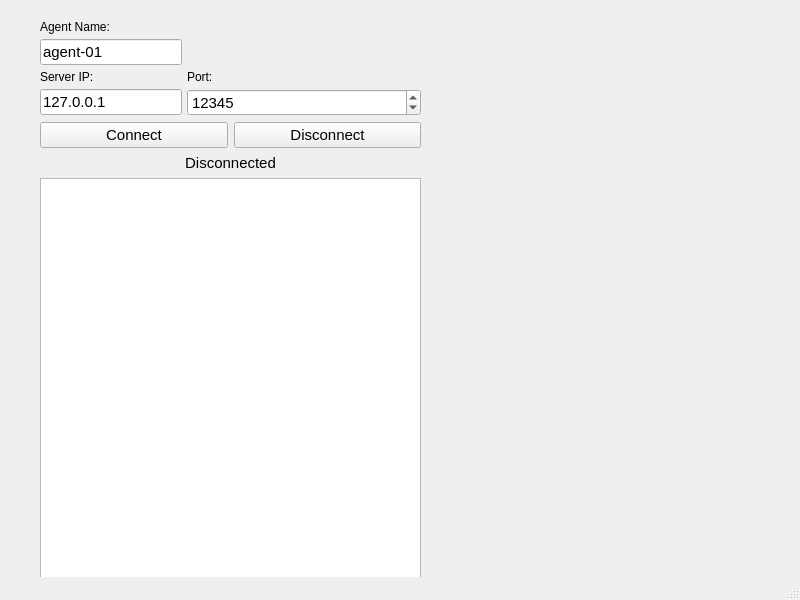
<?xml version="1.0" encoding="UTF-8"?>
<ui version="4.0">
 <class>MainWindow</class>
 <widget class="QMainWindow" name="MainWindow">
  <property name="geometry">
   <rect>
    <x>0</x>
    <y>0</y>
    <width>800</width>
    <height>600</height>
   </rect>
  </property>
  <property name="font">
   <font>
    <pointsize>11</pointsize>
   </font>
  </property>
  <property name="windowTitle">
   <string>Server Agent</string>
  </property>
  <widget class="QWidget" name="centralwidget">
   <widget class="QWidget" name="layoutWidget">
    <property name="geometry">
     <rect>
      <x>40</x>
      <y>20</y>
      <width>381</width>
      <height>691</height>
     </rect>
    </property>
    <layout class="QVBoxLayout" name="verticalLayout">
     <item>
      <layout class="QFormLayout" name="formLayout">
       <property name="horizontalSpacing">
        <number>5</number>
       </property>
       <property name="verticalSpacing">
        <number>5</number>
       </property>
       <property name="bottomMargin">
        <number>0</number>
       </property>
       <item row="0" column="0">
        <widget class="QLabel" name="label">
         <property name="font">
          <font>
           <pointsize>9</pointsize>
          </font>
         </property>
         <property name="text">
          <string>Agent Name:</string>
         </property>
        </widget>
       </item>
       <item row="1" column="0">
        <widget class="QLineEdit" name="lineEdit_agentName">
         <property name="text">
          <string>agent-01</string>
         </property>
        </widget>
       </item>
       <item row="2" column="0">
        <widget class="QLabel" name="label_2">
         <property name="font">
          <font>
           <pointsize>9</pointsize>
          </font>
         </property>
         <property name="text">
          <string>Server IP:</string>
         </property>
        </widget>
       </item>
       <item row="3" column="0">
        <widget class="QLineEdit" name="lineEdit_serverIP">
         <property name="text">
          <string>127.0.0.1</string>
         </property>
        </widget>
       </item>
       <item row="2" column="1">
        <widget class="QLabel" name="label_3">
         <property name="font">
          <font>
           <pointsize>9</pointsize>
          </font>
         </property>
         <property name="text">
          <string>Port:</string>
         </property>
        </widget>
       </item>
       <item row="3" column="1">
        <widget class="QSpinBox" name="spinBox_serverPort">
         <property name="specialValueText">
          <string/>
         </property>
         <property name="minimum">
          <number>1024</number>
         </property>
         <property name="maximum">
          <number>65535</number>
         </property>
         <property name="value">
          <number>12345</number>
         </property>
        </widget>
       </item>
      </layout>
     </item>
     <item>
      <layout class="QHBoxLayout" name="horizontalLayout">
       <item>
        <widget class="QPushButton" name="pushButton_connect">
         <property name="text">
          <string>Connect</string>
         </property>
        </widget>
       </item>
       <item>
        <widget class="QPushButton" name="pushButton_disconnect">
         <property name="text">
          <string>Disconnect</string>
         </property>
        </widget>
       </item>
      </layout>
     </item>
     <item>
      <widget class="QLabel" name="label_status">
       <property name="text">
        <string>Disconnected</string>
       </property>
       <property name="alignment">
        <set>Qt::AlignmentFlag::AlignCenter</set>
       </property>
      </widget>
     </item>
     <item>
      <widget class="QTextEdit" name="textEdit_log">
       <property name="readOnly">
        <bool>true</bool>
       </property>
      </widget>
     </item>
    </layout>
   </widget>
  </widget>
  <widget class="QMenuBar" name="menubar">
   <property name="geometry">
    <rect>
     <x>0</x>
     <y>0</y>
     <width>800</width>
     <height>25</height>
    </rect>
   </property>
  </widget>
  <widget class="QStatusBar" name="statusbar"/>
 </widget>
 <resources/>
 <connections/>
</ui>
